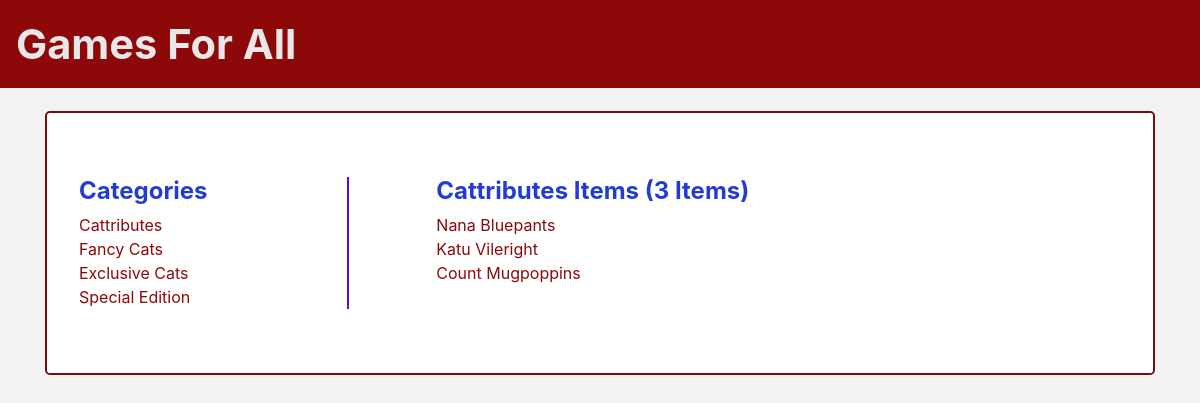
The app's page /catalog/Cattributes/items/ with its own data.
### db_setup.py (models this page shows, shortened)
class Category(Base):
    __tablename__ = 'category'
    id = Column(Integer, primary_key=True)
    name = Column(String(250), nullable=False)
    user_id = Column(Integer, ForeignKey('user.id'))
    user = relationship(User)

class Item(Base):
    __tablename__ = 'item'
    name = Column(String(80), nullable=False)
    id = Column(Integer, primary_key=True)
    description = Column(String(250))
    category_name = Column(Integer, ForeignKey('category.id'))
    category = relationship(Category)
    user_id = Column(Integer, ForeignKey('user.id'))
    user = relationship(User)
    picture = Column(String(250))

### project.py (the view)
@app.route('/catalog/<string:category_name>/items/')
def showItems(category_name):
    categories = session.query(Category).all()
    category = session.query(Category).filter_by(name=category_name).first()
    items = session.query(Item).filter_by(category=category)
    return render_template('category.html',
                           categories=categories, category=category,
                           items=items)

### templates/category.html (shortened to what this page needs)
{% include 'top.html' %}
         <main role="main" class="container">
            <div class="jumbotron">
                <div class="row">
                    <div class="col-3">
                        <h1 class="subtitle">Categories</h1>
                        <ul>
                            {% for c in categories %}
                                <li><a class="list" href="{{url_for('showItems', category_name = c.name)}}">{{c.name}}</a></li>
                            {% endfor %}
                        </ul>
                    </div>
                    <div class="col-1">
                        <div class="horizontal-divider"></div>
                    </div>
                    <div class="col-8">
                        <h1 class="subtitle">{{category.name}} Items ({{items.count()}} Items)
                        </h1>
                        <ul>
                            {% for i in items %}
                                <li><a class="list" href="{{url_for('showItem', category_name = category.name, item_name = i.name)}}">{{i.name}}</a></li>
                            {% endfor %}
                        </ul>
                    </div>
                </div>
            </div>
        </main>
    </body>
</html>

### templates/top.html (shortened to what this page needs)
<!doctype html>
<html lang="en">
<head>
    <link rel="stylesheet" href="https://stackpath.bootstrapcdn.com/bootstrap/4.1.3/css/bootstrap.min.css">
    <link href="/static/main.css" rel="stylesheet">
</head>
    <body>
        <nav class="navbar">
            <a class="navbar-brand" href="{{url_for('showCatalog')}}"><span class="title">Games For All</span></a>
        </nav>

### static/main.css (style rules this page uses)
body { background-color: rgb(243, 242, 242); }
h1 { font-weight: bold; font-size: 1.5em; }
.list { color: #8d0808; }
ul { list-style-type: none; margin: 0; padding: 0; color: #8d0808; }
.jumbotron { margin-top: 2%; background-color: #ffffff; border: 2px solid #770d0d; }
.navbar { background-color: #8d0808; color: #E9E7E8; }
.navbar-brand { font-size: 2.6em; font-weight: bold; }
.horizontal-divider { border-left: 2px solid #500fe8; height: 100%; position: absolute; }
.title { color: #E9E7E8; }
.subtitle { color: #223cd3; }
a:link, a:visited, a:active, a:hover { color: #8d0808; }

### records on screen
Category: name "Cattributes"
Category: name "Fancy Cats"
Category: name "Exclusive Cats"
Category: name "Special Edition"
Item: name "Nana Bluepants"
Item: name "Katu Vileright"
Item: name "Count Mugpoppins"

### other values on screen
{{ items.count() }} "3"
